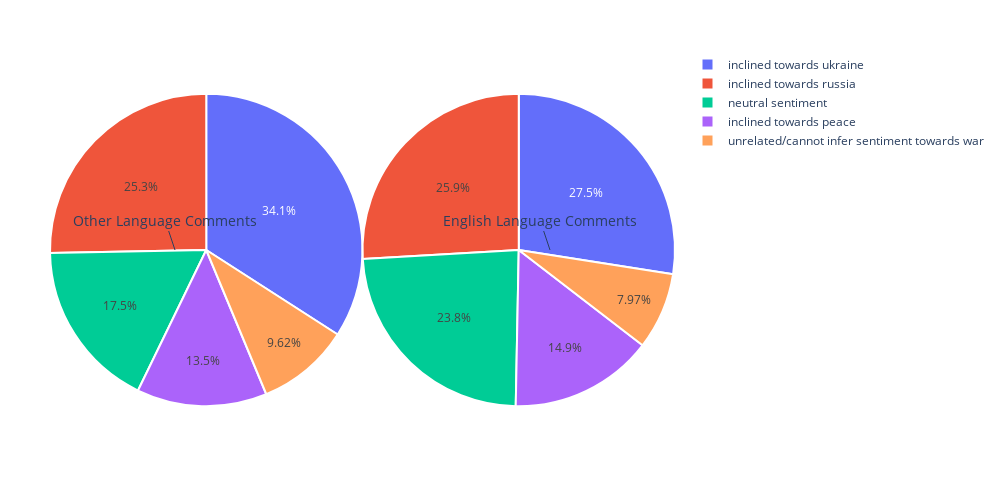

This figure's notebook cell:
### Code cell
import plotly.graph_objects as go

# Data for Other Language Comments
data_other_language = {
    'inclined towards ukraine': 372,
    'inclined towards russia': 276,
    'neutral sentiment': 191,
    'inclined towards peace': 147,
    'unrelated/cannot infer sentiment towards war': 105
}

labels_other_language = list(data_other_language.keys())
values_other_language = list(data_other_language.values())

# Data for English Language Comments
data_english_language = {
    'inclined towards ukraine': 534,
    'inclined towards russia': 504,
    'neutral sentiment': 462,
    'inclined towards peace': 289,
    'unrelated/cannot infer sentiment towards war': 155
}

labels_english_language = list(data_english_language.keys())
values_english_language = list(data_english_language.values())

# Create subplots
fig = go.Figure()

# Add pie chart for Other Language Comments
fig.add_trace(go.Pie(labels=labels_other_language, values=values_other_language, name='Other Language Comments',
                     domain={'x': [0, 0.5]}, marker=dict(line=dict(color='white', width=2))))
# Add pie chart for English Language Comments
fig.add_trace(go.Pie(labels=labels_english_language, values=values_english_language, name='English Language Comments',
                     domain={'x': [0.5, 1]}, marker=dict(line=dict(color='white', width=2))))

# Update layout
fig.update_layout(
    height=500,
    width=1000,
    showlegend=True,
    grid={'rows': 1, 'columns': 2},
    margin=dict(l=50, r=100, t=50, b=50, pad=50),  # Adjust margins
    title_x=0.5
)

# Adjust titles
fig.update_layout(
    annotations=[
        dict(text='English Language Comments', x=0.8, y=0.5, font=dict(size=14)),
        dict(text='Other Language Comments', x=0.2, y=0.5, font=dict(size=14))
        
    ]
)

fig.show()

### Figure 1 — Plotly figure (JSON) as saved in the notebook; plotly's stock layout.template omitted (floating-point values rounded to 4 significant figures)
{"data": [{"domain": {"x": [0, 0.5]}, "labels": ["inclined towards ukraine", "inclined towards russia", "neutral sentiment", "inclined towards peace", "unrelated/cannot infer sentiment towards war"], "marker": {"line": {"color": "white", "width": 2}}, "name": "Other Language Comments", "type": "pie", "values": [372, 276, 191, 147, 105]}, {"domain": {"x": [0.5, 1]}, "labels": ["inclined towards ukraine", "inclined towards russia", "neutral sentiment", "inclined towards peace", "unrelated/cannot infer sentiment towards war"], "marker": {"line": {"color": "white", "width": 2}}, "name": "English Language Comments", "type": "pie", "values": [534, 504, 462, 289, 155]}], "layout": {"annotations": [{"font": {"size": 14}, "text": "English Language Comments", "x": 0.8, "y": 0.5}, {"font": {"size": 14}, "text": "Other Language Comments", "x": 0.2, "y": 0.5}], "grid": {"columns": 2, "rows": 1}, "height": 500, "margin": {"b": 50, "l": 50, "pad": 50, "r": 100, "t": 50}, "showlegend": true, "title": {"x": 0.5}, "width": 1000}}
